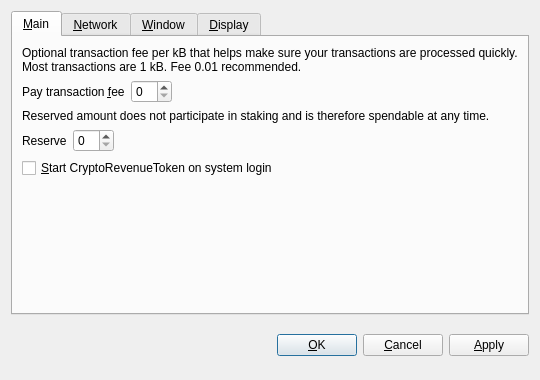
<?xml version="1.0" encoding="UTF-8"?>
<ui version="4.0">
 <class>OptionsDialog</class>
 <widget class="QDialog" name="OptionsDialog">
  <property name="geometry">
   <rect>
    <x>0</x>
    <y>0</y>
    <width>540</width>
    <height>380</height>
   </rect>
  </property>
  <property name="windowTitle">
   <string>Options</string>
  </property>
  <property name="styleSheet">
   <string notr="true">background-image: url(:/images/bgx);</string>
  </property>
  <property name="modal">
   <bool>true</bool>
  </property>
  <layout class="QVBoxLayout" name="verticalLayout">
   <item>
    <widget class="QTabWidget" name="tabWidget">
     <property name="tabPosition">
      <enum>QTabWidget::North</enum>
     </property>
     <property name="currentIndex">
      <number>0</number>
     </property>
     <widget class="QWidget" name="tabMain">
      <attribute name="title">
       <string>&amp;Main</string>
      </attribute>
      <layout class="QVBoxLayout" name="verticalLayout_Main">
       <item>
        <widget class="QLabel" name="transactionFeeInfoLabel">
         <property name="text">
          <string>Optional transaction fee per kB that helps make sure your transactions are processed quickly. Most transactions are 1 kB. Fee 0.01 recommended.</string>
         </property>
         <property name="textFormat">
          <enum>Qt::PlainText</enum>
         </property>
         <property name="wordWrap">
          <bool>true</bool>
         </property>
        </widget>
       </item>
       <item>
        <layout class="QHBoxLayout" name="horizontalLayoutFee">
         <item>
          <widget class="QLabel" name="transactionFeeLabel">
           <property name="text">
            <string>Pay transaction &amp;fee</string>
           </property>
           <property name="textFormat">
            <enum>Qt::PlainText</enum>
           </property>
           <property name="buddy">
            <cstring>transactionFee</cstring>
           </property>
          </widget>
         </item>
         <item>
          <widget class="BitcoinAmountField" name="transactionFee"/>
         </item>
         <item>
          <spacer name="horizontalSpacerFee">
           <property name="orientation">
            <enum>Qt::Horizontal</enum>
           </property>
           <property name="sizeHint" stdset="0">
            <size>
             <width>40</width>
             <height>20</height>
            </size>
           </property>
          </spacer>
         </item>
        </layout>
       </item>
       <item>
        <widget class="QLabel" name="reserveBalanceInfoLabel">
         <property name="text">
          <string>Reserved amount does not participate in staking and is therefore spendable at any time.</string>
         </property>
         <property name="textFormat">
          <enum>Qt::PlainText</enum>
         </property>
         <property name="wordWrap">
          <bool>true</bool>
         </property>
        </widget>
       </item>
       <item>
        <layout class="QHBoxLayout" name="horizontalLayoutReserveBalance">
         <item>
          <widget class="QLabel" name="reserveBalanceLabel">
           <property name="text">
            <string>Reserve</string>
           </property>
           <property name="textFormat">
            <enum>Qt::PlainText</enum>
           </property>
           <property name="buddy">
            <cstring>reserveBalance</cstring>
           </property>
          </widget>
         </item>
         <item>
          <widget class="BitcoinAmountField" name="reserveBalance"/>
         </item>
         <item>
          <spacer name="horizontalSpacerReserveBalance">
           <property name="orientation">
            <enum>Qt::Horizontal</enum>
           </property>
           <property name="sizeHint" stdset="0">
            <size>
             <width>40</width>
             <height>20</height>
            </size>
           </property>
          </spacer>
         </item>
        </layout>
       </item>
       <item>
        <widget class="QCheckBox" name="bitcoinAtStartup">
         <property name="toolTip">
          <string>Automatically start CryptoRevenueToken after logging in to the system.</string>
         </property>
         <property name="text">
          <string>&amp;Start CryptoRevenueToken on system login</string>
         </property>
        </widget>
       </item>
       <item>
        <spacer name="verticalSpacer_Main">
         <property name="orientation">
          <enum>Qt::Vertical</enum>
         </property>
         <property name="sizeHint" stdset="0">
          <size>
           <width>20</width>
           <height>40</height>
          </size>
         </property>
        </spacer>
       </item>
      </layout>
     </widget>
     <widget class="QWidget" name="tabNetwork">
      <attribute name="title">
       <string>&amp;Network</string>
      </attribute>
      <layout class="QVBoxLayout" name="verticalLayout_Network">
       <item>
        <widget class="QCheckBox" name="mapPortUpnp">
         <property name="toolTip">
          <string>Automatically open the CryptoRevenueToken client port on the router. This only works when your router supports UPnP and it is enabled.</string>
         </property>
         <property name="text">
          <string>Map port using &amp;UPnP</string>
         </property>
        </widget>
       </item>
       <item>
        <widget class="QCheckBox" name="connectSocks">
         <property name="toolTip">
          <string>Connect to the CryptoRevenueToken network through a SOCKS proxy (e.g. when connecting through Tor).</string>
         </property>
         <property name="text">
          <string>&amp;Connect through SOCKS proxy:</string>
         </property>
        </widget>
       </item>
       <item>
        <layout class="QHBoxLayout" name="horizontalLayout_Network">
         <item>
          <widget class="QLabel" name="proxyIpLabel">
           <property name="text">
            <string>Proxy &amp;IP:</string>
           </property>
           <property name="textFormat">
            <enum>Qt::PlainText</enum>
           </property>
           <property name="buddy">
            <cstring>proxyIp</cstring>
           </property>
          </widget>
         </item>
         <item>
          <widget class="QValidatedLineEdit" name="proxyIp">
           <property name="maximumSize">
            <size>
             <width>140</width>
             <height>16777215</height>
            </size>
           </property>
           <property name="toolTip">
            <string>IP address of the proxy (e.g. 127.0.0.1)</string>
           </property>
          </widget>
         </item>
         <item>
          <widget class="QLabel" name="proxyPortLabel">
           <property name="text">
            <string>&amp;Port:</string>
           </property>
           <property name="textFormat">
            <enum>Qt::PlainText</enum>
           </property>
           <property name="buddy">
            <cstring>proxyPort</cstring>
           </property>
          </widget>
         </item>
         <item>
          <widget class="QLineEdit" name="proxyPort">
           <property name="maximumSize">
            <size>
             <width>55</width>
             <height>16777215</height>
            </size>
           </property>
           <property name="toolTip">
            <string>Port of the proxy (e.g. 9050)</string>
           </property>
          </widget>
         </item>
         <item>
          <widget class="QLabel" name="socksVersionLabel">
           <property name="text">
            <string>SOCKS &amp;Version:</string>
           </property>
           <property name="textFormat">
            <enum>Qt::PlainText</enum>
           </property>
           <property name="buddy">
            <cstring>socksVersion</cstring>
           </property>
          </widget>
         </item>
         <item>
          <widget class="QValueComboBox" name="socksVersion">
           <property name="toolTip">
            <string>SOCKS version of the proxy (e.g. 5)</string>
           </property>
          </widget>
         </item>
         <item>
          <spacer name="horizontalSpacer_Network">
           <property name="orientation">
            <enum>Qt::Horizontal</enum>
           </property>
           <property name="sizeHint" stdset="0">
            <size>
             <width>40</width>
             <height>20</height>
            </size>
           </property>
          </spacer>
         </item>
        </layout>
       </item>
       <item>
        <spacer name="verticalSpacer_Network">
         <property name="orientation">
          <enum>Qt::Vertical</enum>
         </property>
         <property name="sizeHint" stdset="0">
          <size>
           <width>20</width>
           <height>40</height>
          </size>
         </property>
        </spacer>
       </item>
      </layout>
     </widget>
     <widget class="QWidget" name="tabWindow">
      <attribute name="title">
       <string>&amp;Window</string>
      </attribute>
      <layout class="QVBoxLayout" name="verticalLayout_Window">
       <item>
        <widget class="QCheckBox" name="minimizeToTray">
         <property name="toolTip">
          <string>Show only a tray icon after minimizing the window.</string>
         </property>
         <property name="text">
          <string>&amp;Minimize to the tray instead of the taskbar</string>
         </property>
        </widget>
       </item>
       <item>
        <widget class="QCheckBox" name="minimizeOnClose">
         <property name="toolTip">
          <string>Minimize instead of exit the application when the window is closed. When this option is enabled, the application will be closed only after selecting Quit in the menu.</string>
         </property>
         <property name="text">
          <string>M&amp;inimize on close</string>
         </property>
        </widget>
       </item>
       <item>
        <spacer name="verticalSpacer_Window">
         <property name="orientation">
          <enum>Qt::Vertical</enum>
         </property>
         <property name="sizeHint" stdset="0">
          <size>
           <width>20</width>
           <height>40</height>
          </size>
         </property>
        </spacer>
       </item>
      </layout>
     </widget>
     <widget class="QWidget" name="tabDisplay">
      <attribute name="title">
       <string>&amp;Display</string>
      </attribute>
      <layout class="QVBoxLayout" name="verticalLayout_Display">
       <item>
        <layout class="QHBoxLayout" name="horizontalLayout_1_Display">
         <item>
          <widget class="QLabel" name="langLabel">
           <property name="text">
            <string>User Interface &amp;language:</string>
           </property>
           <property name="textFormat">
            <enum>Qt::PlainText</enum>
           </property>
           <property name="buddy">
            <cstring>lang</cstring>
           </property>
          </widget>
         </item>
         <item>
          <widget class="QValueComboBox" name="lang">
           <property name="toolTip">
            <string>The user interface language can be set here. This setting will take effect after restarting CryptoRevenueToken.</string>
           </property>
          </widget>
         </item>
        </layout>
       </item>
       <item>
        <layout class="QHBoxLayout" name="horizontalLayout_2_Display">
         <item>
          <widget class="QLabel" name="unitLabel">
           <property name="text">
            <string>&amp;Unit to show amounts in:</string>
           </property>
           <property name="textFormat">
            <enum>Qt::PlainText</enum>
           </property>
           <property name="buddy">
            <cstring>unit</cstring>
           </property>
          </widget>
         </item>
         <item>
          <widget class="QValueComboBox" name="unit">
           <property name="toolTip">
            <string>Choose the default subdivision unit to show in the interface and when sending coins.</string>
           </property>
          </widget>
         </item>
        </layout>
       </item>
       <item>
        <widget class="QCheckBox" name="displayAddresses">
         <property name="toolTip">
          <string>Whether to show CryptoRevenueToken addresses in the transaction list or not.</string>
         </property>
         <property name="text">
          <string>&amp;Display addresses in transaction list</string>
         </property>
        </widget>
       </item>
       <item>
        <widget class="QCheckBox" name="coinControlFeatures">
         <property name="toolTip">
          <string>Whether to show coin control features or not.</string>
         </property>
         <property name="text">
          <string>Display coin &amp;control features (experts only!)</string>
         </property>
        </widget>
       </item>
       <item>
        <spacer name="verticalSpacer_Display">
         <property name="orientation">
          <enum>Qt::Vertical</enum>
         </property>
         <property name="sizeHint" stdset="0">
          <size>
           <width>20</width>
           <height>40</height>
          </size>
         </property>
        </spacer>
       </item>
      </layout>
     </widget>
    </widget>
   </item>
   <item>
    <layout class="QHBoxLayout" name="horizontalLayout_Buttons">
     <item>
      <spacer name="horizontalSpacer_1">
       <property name="orientation">
        <enum>Qt::Horizontal</enum>
       </property>
       <property name="sizeHint" stdset="0">
        <size>
         <width>40</width>
         <height>48</height>
        </size>
       </property>
      </spacer>
     </item>
     <item>
      <widget class="QLabel" name="statusLabel">
       <property name="font">
        <font>
         <weight>75</weight>
         <bold>true</bold>
        </font>
       </property>
       <property name="text">
        <string/>
       </property>
       <property name="textFormat">
        <enum>Qt::PlainText</enum>
       </property>
       <property name="wordWrap">
        <bool>true</bool>
       </property>
      </widget>
     </item>
     <item>
      <spacer name="horizontalSpacer_2">
       <property name="orientation">
        <enum>Qt::Horizontal</enum>
       </property>
       <property name="sizeHint" stdset="0">
        <size>
         <width>40</width>
         <height>48</height>
        </size>
       </property>
      </spacer>
     </item>
     <item>
      <widget class="QPushButton" name="okButton">
       <property name="text">
        <string>&amp;OK</string>
       </property>
      </widget>
     </item>
     <item>
      <widget class="QPushButton" name="cancelButton">
       <property name="text">
        <string>&amp;Cancel</string>
       </property>
       <property name="autoDefault">
        <bool>false</bool>
       </property>
      </widget>
     </item>
     <item>
      <widget class="QPushButton" name="applyButton">
       <property name="text">
        <string>&amp;Apply</string>
       </property>
       <property name="autoDefault">
        <bool>false</bool>
       </property>
      </widget>
     </item>
    </layout>
   </item>
  </layout>
 </widget>
 <customwidgets>
  <customwidget>
   <class>BitcoinAmountField</class>
   <extends>QSpinBox</extends>
   <header>bitcoinamountfield.h</header>
   <container>1</container>
  </customwidget>
  <customwidget>
   <class>QValueComboBox</class>
   <extends>QComboBox</extends>
   <header>qvaluecombobox.h</header>
  </customwidget>
  <customwidget>
   <class>QValidatedLineEdit</class>
   <extends>QLineEdit</extends>
   <header>qvalidatedlineedit.h</header>
  </customwidget>
 </customwidgets>
 <resources/>
 <connections/>
</ui>
